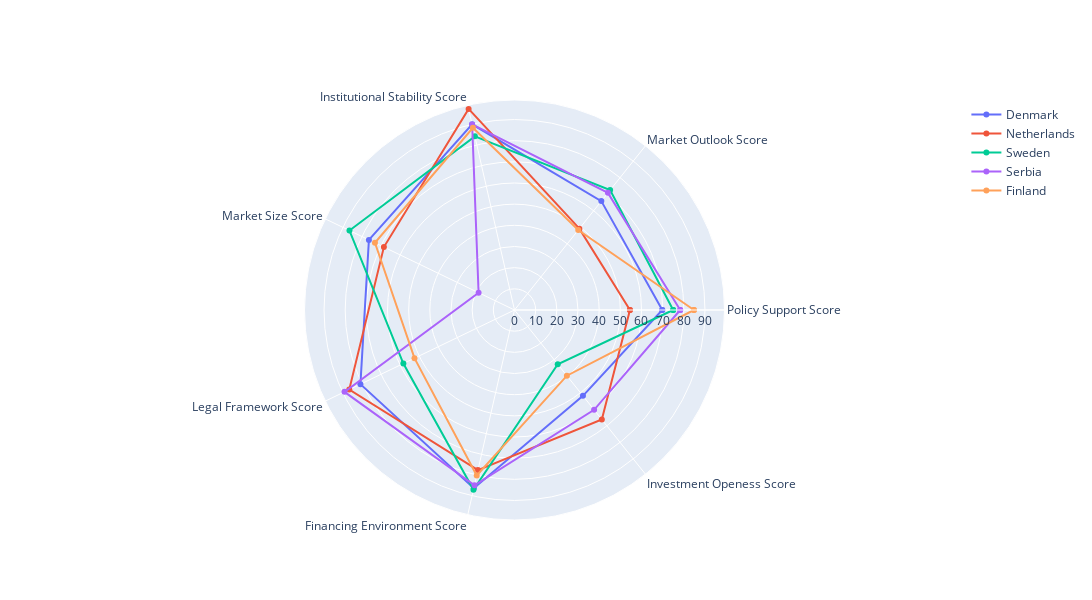

The code cell stored with this chart in its notebook:
### Code cell
# Top 5
top_5 = radar_chart(rw_categories,"Country", "Overall Score", 1, 5)

### Figure 1 — Plotly figure (JSON) as saved in the notebook; plotly's stock layout.template omitted (floating-point values rounded to 4 significant figures)
{"data": [{"name": "Denmark", "r": [69.82, 65.8, 89.98, 76.35, 80.8, 86.35, 51.87, 69.82], "theta": ["Policy Support Score", "Market Outlook Score", "Institutional Stability Score", "Market Size Score", "Legal Framework Score", "Financing Environment Score", "Investment Openess Score", "Policy Support Score"], "type": "scatterpolar"}, {"name": "Netherlands", "r": [54.55, 49.15, 97.45, 68.5, 86.65, 77.6, 66.18, 54.55], "theta": ["Policy Support Score", "Market Outlook Score", "Institutional Stability Score", "Market Size Score", "Legal Framework Score", "Financing Environment Score", "Investment Openess Score", "Policy Support Score"], "type": "scatterpolar"}, {"name": "Sweden", "r": [74.97, 72.45, 84.15, 86.55, 58.28, 87.15, 32.77, 74.97], "theta": ["Policy Support Score", "Market Outlook Score", "Institutional Stability Score", "Market Size Score", "Legal Framework Score", "Financing Environment Score", "Investment Openess Score", "Policy Support Score"], "type": "scatterpolar"}, {"name": "Serbia", "r": [78.3, 70.8, 89.95, 18.83, 89.15, 84.95, 60.32, 78.3], "theta": ["Policy Support Score", "Market Outlook Score", "Institutional Stability Score", "Market Size Score", "Legal Framework Score", "Financing Environment Score", "Investment Openess Score", "Policy Support Score"], "type": "scatterpolar"}, {"name": "Finland", "r": [84.78, 48.3, 88.3, 73.18, 52.45, 80.22, 39.7, 84.78], "theta": ["Policy Support Score", "Market Outlook Score", "Institutional Stability Score", "Market Size Score", "Legal Framework Score", "Financing Environment Score", "Investment Openess Score", "Policy Support Score"], "type": "scatterpolar"}], "layout": {"autosize": false, "height": 600, "polar": {"radialaxis": {"visible": true}}, "width": 1200}}
